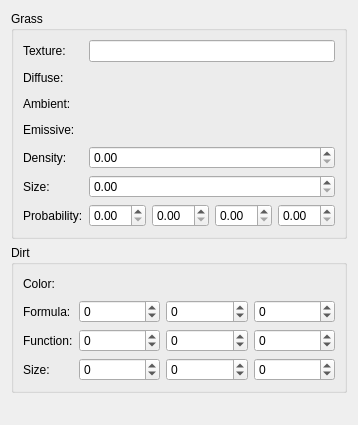
      <widget class="QWidget" name="tab_2">
       <attribute name="title">
        <string>Terrain</string>
       </attribute>
       <layout class="QVBoxLayout" name="verticalLayout">
        <item>
         <widget class="QGroupBox" name="groupBox">
          <property name="title">
           <string>Grass</string>
          </property>
          <layout class="QGridLayout" name="gridLayout_2">
           <item row="0" column="0">
            <layout class="QFormLayout" name="formLayout">
             <item row="0" column="0">
              <widget class="QLabel" name="label">
               <property name="text">
                <string>Texture:</string>
               </property>
              </widget>
             </item>
             <item row="0" column="1">
              <widget class="QLineEdit" name="grassTextureEdit">
               <property name="toolTip">
                <string>Texture (GFF: Grass_TexName). CResRef. Grass texture; engine uses &quot;grass&quot; if invalid. Max 16 chars. Modders: .tpc/.tga ResRef for grass appearance.</string>
               </property>
               <property name="maxLength">
                <number>16</number>
               </property>
              </widget>
             </item>
             <item row="1" column="0">
              <widget class="QLabel" name="label_2">
               <property name="text">
                <string>Diffuse:</string>
               </property>
              </widget>
             </item>
             <item row="1" column="1">
              <layout class="QHBoxLayout" name="horizontalLayout">
               <item>
                <widget class="ColorEdit" name="grassDiffuseEdit" native="true">
                 <property name="minimumSize">
                  <size>
                   <width>0</width>
                   <height>20</height>
                  </size>
                 </property>
                 <property name="maximumSize">
                  <size>
                   <width>16777215</width>
                   <height>20</height>
                  </size>
                 </property>
                </widget>
               </item>
              </layout>
             </item>
             <item row="3" column="0">
              <widget class="QLabel" name="grassEmissiveLabel">
               <property name="text">
                <string>Emissive:</string>
               </property>
              </widget>
             </item>
             <item row="3" column="1">
              <layout class="QHBoxLayout" name="horizontalLayout_2">
               <item>
                <widget class="ColorEdit" name="grassEmissiveEdit" native="true">
                 <property name="minimumSize">
                  <size>
                   <width>0</width>
                   <height>20</height>
                  </size>
                 </property>
                 <property name="maximumSize">
                  <size>
                   <width>16777215</width>
                   <height>20</height>
                  </size>
                 </property>
                </widget>
               </item>
              </layout>
             </item>
             <item row="2" column="0">
              <widget class="QLabel" name="label_4">
               <property name="text">
                <string>Ambient:</string>
               </property>
              </widget>
             </item>
             <item row="2" column="1">
              <layout class="QHBoxLayout" name="horizontalLayout_3">
               <item>
                <widget class="ColorEdit" name="grassAmbientEdit" native="true">
                 <property name="minimumSize">
                  <size>
                   <width>0</width>
                   <height>20</height>
                  </size>
                 </property>
                 <property name="maximumSize">
                  <size>
                   <width>16777215</width>
                   <height>20</height>
                  </size>
                 </property>
                </widget>
               </item>
              </layout>
             </item>
             <item row="4" column="0">
              <widget class="QLabel" name="label_5">
               <property name="text">
                <string>Density:</string>
               </property>
              </widget>
             </item>
             <item row="5" column="0">
              <widget class="QLabel" name="label_6">
               <property name="text">
                <string>Size:</string>
               </property>
              </widget>
             </item>
             <item row="6" column="0">
              <widget class="QLabel" name="label_7">
               <property name="text">
                <string>Probability:</string>
               </property>
              </widget>
             </item>
             <item row="4" column="1">
              <widget class="QDoubleSpinBox" name="grassDensitySpin">
               <property name="toolTip">
                <string>Density (GFF: Grass_Density). FLOAT. Grass patch density. K1 LoadAreaHeader ReadFieldFLOAT default 0.0. Modders: higher = more grass; 0 disables grass.</string>
               </property>
              </widget>
             </item>
             <item row="5" column="1">
              <widget class="QDoubleSpinBox" name="grassSizeSpin">
               <property name="toolTip">
                <string>Size (GFF: Grass_QuadSize). FLOAT. Size of each grass quad. Engine default 0.0. Modders: affects grass patch scale; pair with Density for coverage.</string>
               </property>
              </widget>
             </item>
             <item row="6" column="1">
              <layout class="QHBoxLayout" name="horizontalLayout_4">
               <item>
                <widget class="QDoubleSpinBox" name="grassProbULSpin">
                 <property name="toolTip">
                  <string>UL (GFF: Grass_Prob_UL). Upper-left quadrant grass probability. FLOAT 0.0–1.0. Modders: controls placement distribution across quadrants.</string>
                 </property>
                </widget>
               </item>
               <item>
                <widget class="QDoubleSpinBox" name="grassProbURSpin">
                 <property name="toolTip">
                  <string>UR (GFF: Grass_Prob_UR). Upper-right quadrant probability.</string>
                 </property>
                </widget>
               </item>
               <item>
                <widget class="QDoubleSpinBox" name="grassProbLLSpin">
                 <property name="toolTip">
                  <string>LL (GFF: Grass_Prob_LL). Lower-left quadrant probability.</string>
                 </property>
                </widget>
               </item>
               <item>
                <widget class="QDoubleSpinBox" name="grassProbLRSpin">
                 <property name="toolTip">
                  <string>LR (GFF: Grass_Prob_LR). Lower-right quadrant probability.</string>
                 </property>
                </widget>
               </item>
              </layout>
             </item>
            </layout>
           </item>
          </layout>
         </widget>
        </item>
        <item>
         <widget class="QGroupBox" name="dirtGroup">
          <property name="title">
           <string>Dirt</string>
          </property>
          <layout class="QGridLayout" name="gridLayout_3">
           <item row="0" column="0">
            <layout class="QFormLayout" name="formLayout_2">
             <item row="0" column="0">
              <widget class="QLabel" name="label_8">
               <property name="text">
                <string>Color:</string>
               </property>
              </widget>
             </item>
             <item row="0" column="1">
              <layout class="QHBoxLayout" name="horizontalLayout_5">
               <item>
                <layout class="QHBoxLayout" name="horizontalLayout_25">
                 <item>
                  <widget class="ColorEdit" name="dirtColor1Edit" native="true">
                   <property name="minimumSize">
                    <size>
                     <width>0</width>
                     <height>20</height>
                    </size>
                   </property>
                   <property name="maximumSize">
                    <size>
                     <width>16777215</width>
                     <height>20</height>
                    </size>
                   </property>
                  </widget>
                 </item>
                </layout>
               </item>
               <item>
                <layout class="QHBoxLayout" name="horizontalLayout_24">
                 <item>
                  <widget class="ColorEdit" name="dirtColor2Edit" native="true">
                   <property name="minimumSize">
                    <size>
                     <width>0</width>
                     <height>20</height>
                    </size>
                   </property>
                   <property name="maximumSize">
                    <size>
                     <width>16777215</width>
                     <height>20</height>
                    </size>
                   </property>
                  </widget>
                 </item>
                </layout>
               </item>
               <item>
                <layout class="QHBoxLayout" name="horizontalLayout_18">
                 <item>
                  <widget class="ColorEdit" name="dirtColor3Edit" native="true">
                   <property name="minimumSize">
                    <size>
                     <width>0</width>
                     <height>20</height>
                    </size>
                   </property>
                   <property name="maximumSize">
                    <size>
                     <width>16777215</width>
                     <height>20</height>
                    </size>
                   </property>
                  </widget>
                 </item>
                </layout>
               </item>
              </layout>
             </item>
             <item row="1" column="0">
              <widget class="QLabel" name="label_9">
               <property name="text">
                <string>Formula:</string>
               </property>
              </widget>
             </item>
             <item row="2" column="0">
              <widget class="QLabel" name="label_10">
               <property name="text">
                <string>Function:</string>
               </property>
              </widget>
             </item>
             <item row="3" column="0">
              <widget class="QLabel" name="label_11">
               <property name="text">
                <string>Size:</string>
               </property>
              </widget>
             </item>
             <item row="1" column="1">
              <layout class="QHBoxLayout" name="horizontalLayout_6">
               <item>
                <widget class="QSpinBox" name="dirtFormula1Spin">
                 <property name="toolTip">
                  <string>Formula 1 (GFF: DirtyFormulaOne). INT32. K2 only. Terrain dirt formula parameter. Modders: experimental; affects dirt/snow overlay calculation.</string>
                 </property>
                 <property name="minimum">
                  <number>-2147483648</number>
                 </property>
                 <property name="maximum">
                  <number>2147483647</number>
                 </property>
                </widget>
               </item>
               <item>
                <widget class="QSpinBox" name="dirtFormula2Spin">
                 <property name="toolTip">
                  <string>Formula 2 (GFF: DirtyFormulaTwo). INT32. K2 only.</string>
                 </property>
                 <property name="minimum">
                  <number>-2147483648</number>
                 </property>
                 <property name="maximum">
                  <number>2147483647</number>
                 </property>
                </widget>
               </item>
               <item>
                <widget class="QSpinBox" name="dirtFormula3Spin">
                 <property name="toolTip">
                  <string>Formula 3 (GFF: DirtyFormulaThre). INT32. K2 only. Note: GFF field name typo &quot;Thre&quot; in engine.</string>
                 </property>
                 <property name="minimum">
                  <number>-2147483648</number>
                 </property>
                 <property name="maximum">
                  <number>2147483647</number>
                 </property>
                </widget>
               </item>
              </layout>
             </item>
             <item row="2" column="1">
              <layout class="QHBoxLayout" name="horizontalLayout_7">
               <item>
                <widget class="QSpinBox" name="dirtFunction1Spin">
                 <property name="toolTip">
                  <string>Function 1 (GFF: DirtyFuncOne). INT32. K2 only. Terrain dirt function parameter.</string>
                 </property>
                 <property name="minimum">
                  <number>-2147483648</number>
                 </property>
                 <property name="maximum">
                  <number>2147483647</number>
                 </property>
                </widget>
               </item>
               <item>
                <widget class="QSpinBox" name="dirtFunction2Spin">
                 <property name="toolTip">
                  <string>Function 2 (GFF: DirtyFuncTwo). INT32. K2 only.</string>
                 </property>
                 <property name="minimum">
                  <number>-2147483648</number>
                 </property>
                 <property name="maximum">
                  <number>2147483647</number>
                 </property>
                </widget>
               </item>
               <item>
                <widget class="QSpinBox" name="dirtFunction3Spin">
                 <property name="toolTip">
                  <string>Function 3 (GFF: DirtyFuncThree). INT32. K2 only.</string>
                 </property>
                 <property name="minimum">
                  <number>-2147483648</number>
                 </property>
                 <property name="maximum">
                  <number>2147483647</number>
                 </property>
                </widget>
               </item>
              </layout>
             </item>
             <item row="3" column="1">
              <layout class="QHBoxLayout" name="horizontalLayout_8">
               <item>
                <widget class="QSpinBox" name="dirtSize1Spin">
                 <property name="toolTip">
                  <string>Size 1 (GFF: DirtySizeOne). INT32. K2 only. Terrain dirt size parameter.</string>
                 </property>
                 <property name="minimum">
                  <number>-2147483648</number>
                 </property>
                 <property name="maximum">
                  <number>2147483647</number>
                 </property>
                </widget>
               </item>
               <item>
                <widget class="QSpinBox" name="dirtSize2Spin">
                 <property name="toolTip">
                  <string>Size 2 (GFF: DirtySizeTwo). INT32. K2 only.</string>
                 </property>
                 <property name="minimum">
                  <number>-2147483648</number>
                 </property>
                 <property name="maximum">
                  <number>2147483647</number>
                 </property>
                </widget>
               </item>
               <item>
                <widget class="QSpinBox" name="dirtSize3Spin">
                 <property name="toolTip">
                  <string>Size 3 (GFF: DirtySizeThree). INT32. K2 only.</string>
                 </property>
                 <property name="minimum">
                  <number>-2147483648</number>
                 </property>
                 <property name="maximum">
                  <number>2147483647</number>
                 </property>
                </widget>
               </item>
              </layout>
             </item>
            </layout>
           </item>
          </layout>
         </widget>
        </item>
        <item>
         <spacer name="verticalSpacer">
          <property name="orientation">
           <enum>Qt::Vertical</enum>
          </property>
          <property name="sizeHint" stdset="0">
           <size>
            <width>20</width>
            <height>21</height>
           </size>
          </property>
         </spacer>
        </item>
       </layout>
      </widget>
